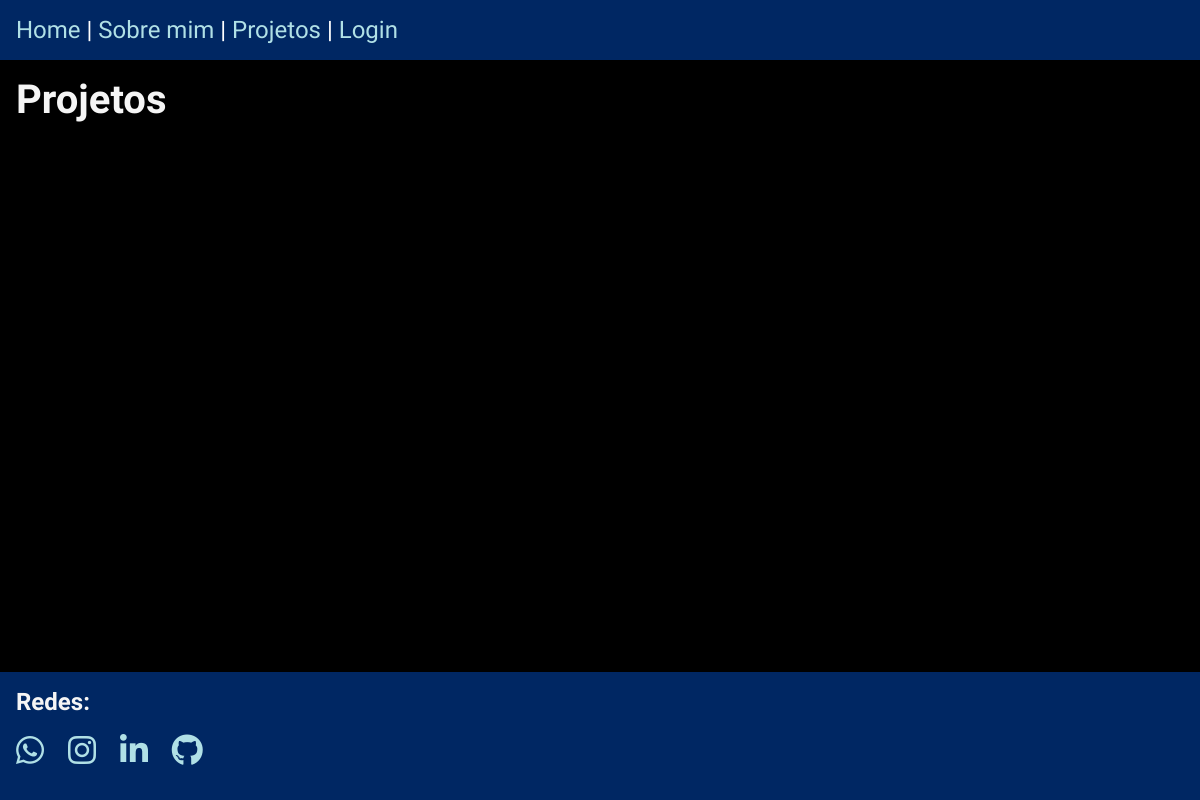
The page /projects/ on the database as committed earlier.
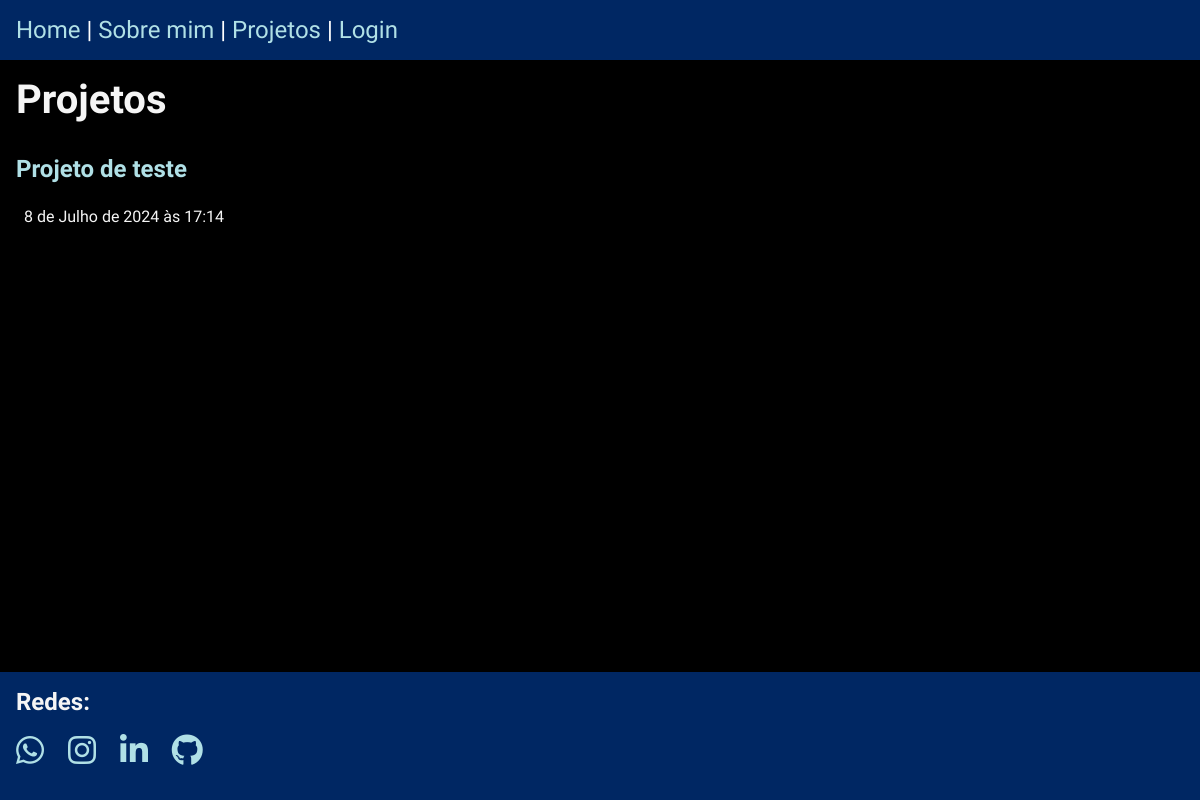
The same page on the database as committed later.
### myprojects/models.py (models this page shows, shortened)
class Project(models.Model):
    title = models.CharField(max_length=75)
    body = models.TextField()
    slug = models.SlugField()
    git = models.CharField(max_length=200)
    preview = models.CharField(max_length=100, blank=True)
    date = models.DateTimeField(auto_now_add=True)
    banner = models.ImageField(default='fallback.png', blank=True)
    author = models.ForeignKey(User, on_delete=models.CASCADE, default=None)

### myprojects/views.py (the view)
# urls.py: path('', views.projects_list, name='list'),
def projects_list(request):
    projects = Project.objects.all().order_by('-date')
    return render(request, 'projects/projects_list.html', {'projects': projects})

### myprojects/templates/projects/projects_list.html (shortened to what this page needs)
{% extends 'layout.html' %}
{% block content %}
<section>
    <h1>Projetos</h1>
    {% for project in projects %}
        <article class='project'>
            <h2>
                <a href="{% url 'myprojects:page' slug=project.slug %}">
                    {{project.title}}
                </a>
            </h2>
            <p>{{project.date}}</p>
            <p>{{project.preview}}</p>
        </article>
    {% endfor %}
</section>
{% endblock %}

Rows that differ between the two databases and show on the page:
added Project: title "Projeto de teste", date "8 de Julho de 2024 às 17:14"
